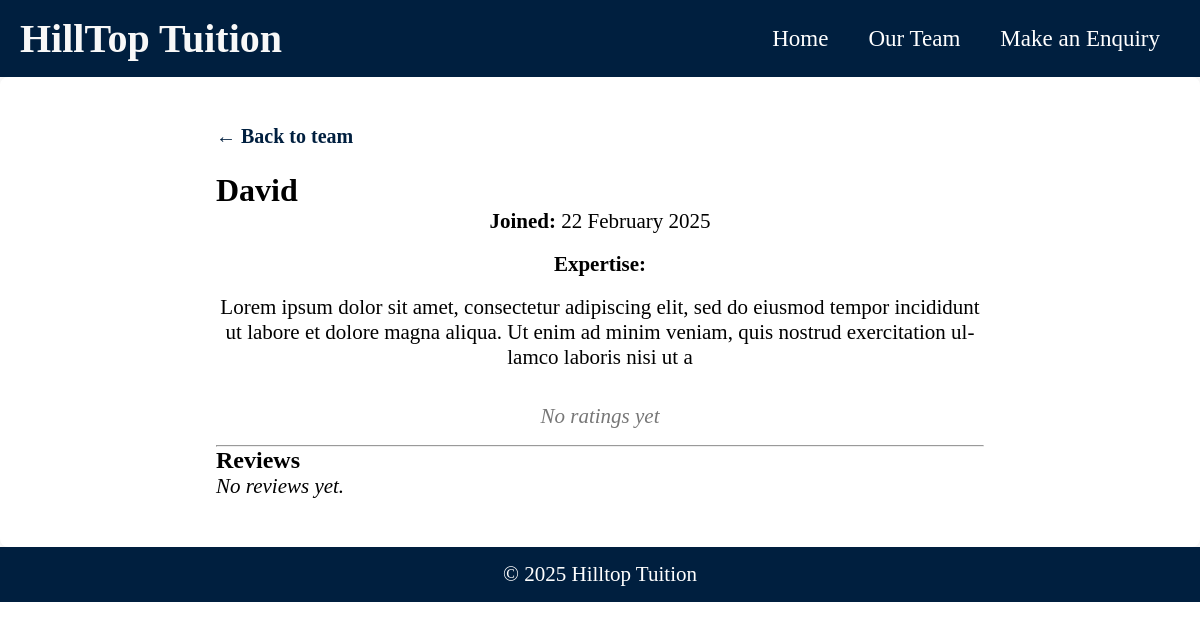
The page /tutor/3/ on the database as committed earlier.
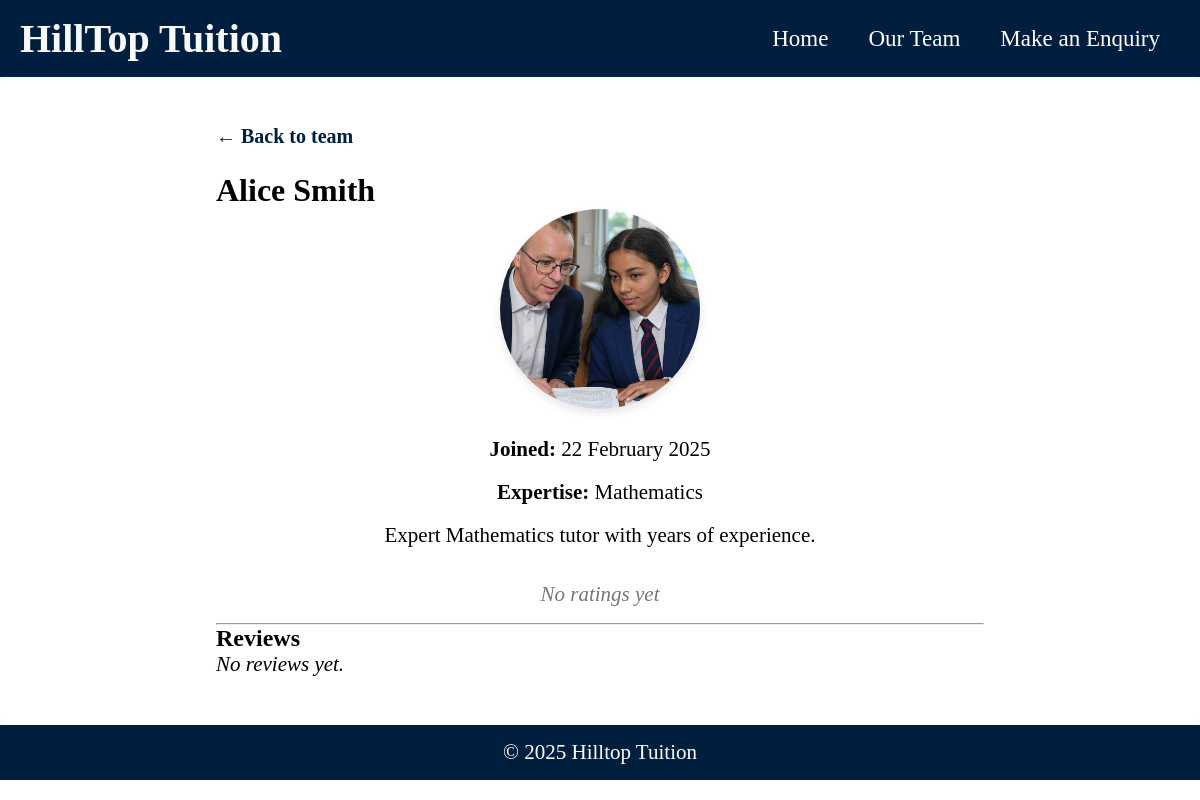
The same page on the database as committed later.
### home/models.py (models this page shows, shortened)
class Tutor(models.Model):
    name = models.CharField(max_length=100, verbose_name="Tutor Name")
    about = models.TextField(max_length=2000, blank=True)
    summary = models.CharField(
        max_length=500,  # Adjust max_length as needed
        verbose_name="Short Summary",
        blank=True,
        help_text="Enter a short summary (max 500 characters)."
    )
    created = models.DateTimeField(default=timezone.now, verbose_name="Date Joined")
    image = models.ImageField(
        upload_to='tutors/',
        blank=True,
        null=True,
        verbose_name="Profile Image"
    )
    expertise = models.ManyToManyField(
        Expertise,
        related_name='tutors',
        blank=True,
        verbose_name="Areas of Expertise"
    )
    qualifications = models.TextField(
        max_length=500,
        blank=True,
        verbose_name="Qualifications",
        help_text="List the tutor’s qualifications (comma-separated or free text)."
    )
    @property
    def average_rating(self):
        agg = self.reviews.filter(stars__isnull=False).aggregate(avg=Avg('stars'))
        if agg['avg'] is None:
            return None
        return round(agg['avg'], 1)
    def expertise_list(self):
        return ", ".join(e.name for e in self.expertise.all())

class Expertise(models.Model):
    name = models.CharField(max_length=50, unique=True, verbose_name="Expertise Area")

### home/views.py (the view)
# urls.py: path('tutor/<int:pk>/', views.tutor_detail, name='tutor_detail'),
def tutor_detail(request, pk):
    tutor = get_object_or_404(Tutor, pk=pk)
    reviews = tutor.reviews.order_by('-created_at')
    return render(request, 'home/tutor_detail.html', {
        'tutor': tutor,
        'reviews': reviews,
    })

### home/templates/home/tutor_detail.html (shortened to what this page needs)
{% extends 'home/base.html' %}
{% load static %}
{% block content %}
<div class="tutor-detail">
  <a href="{% url 'meettheteam' %}" class="back-link">&larr; Back to team</a>
  <h1 class="tutor-name">{{ tutor.name }}</h1>
  {% if tutor.image %}
  <div class="tutor-image-container">
    <img src="{{ tutor.image.url }}" alt="{{ tutor.name }}" class="tutor-image" />
  </div>
  {% endif %}
  <div class="tutor-info">
    <p><strong>Joined:</strong> {{ tutor.created|date:"j F Y" }}</p>
    <p><strong>Expertise:</strong> {{ tutor.expertise_list }}</p>
    {% if tutor.about %}
    <div class="tutor-about">
      {{ tutor.about|linebreaks }}
    </div>
    {% endif %}
    <div class="tutor-rating">
      {% if tutor.average_rating %}
      <span class="avg">{{ tutor.average_rating }}/5 ★</span>
      <span class="count">({{ tutor.review_count }} review{{ tutor.review_count|pluralize }})</span>
      {% else %}
      <span class="no-rating"><em>No ratings yet</em></span>
      {% endif %}
    </div>
  </div>
  <hr />
  <section class="tutor-reviews">
    <h2>Reviews</h2>
    {% if reviews %}
      {% for review in reviews %}
      <article class="review-card-detail">
        <p class="review-text">“{{ review.text }}”</p>
        <time datetime="{{ review.created_at|date:'Y-m-d' }}">{{ review.created_at|date:"j F Y" }}</time>
        <div class="review-stars">
          {% if review.stars %}
            {% for i in "12345" %}
              {% if forloop.counter <= review.stars %}
                ★
              {% else %}
                ☆
              {% endif %}
            {% endfor %}
            <span class="sr-only">{{ review.stars }}/5 stars</span>
          {% else %}
            <em>No rating</em>
          {% endif %}
        </div>
      </article>
      {% endfor %}
    {% else %}
      <p><em>No reviews yet.</em></p>
    {% endif %}
  </section>
</div>
{% endblock %}

Rows that differ between the two databases and show on the page:
changed Tutor: name "David" → "Alice Smith"; image empty → "tutors/image_syNQ6V5.jpg" (drawn); image: picture added; expertise_list (not shown) → "Mathematics"; about "Lorem ipsum dolor sit amet, consectetur adipiscing elit, sed do eiusmod tempor incididunt ut labore et dolore magna aliqua. Ut enim ad minim veniam, quis nostrud exercitation ullamco laboris nisi ut a" → "Expert Mathematics tutor with years of experience."
